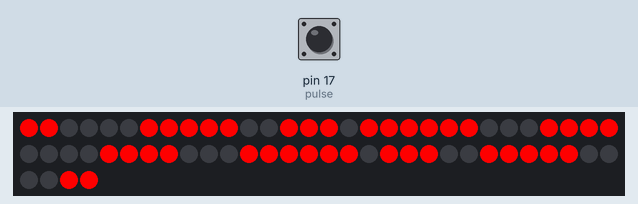
Simulated run of this program. Board: Arduino Pro Mini, built with avr-gcc and run on an emulated ATmega328P. Parts: 64 RGB LEDs in strip order, left to right, continuing on the next row. Inputs (shaded band) come from the test bench; at power-on: pin 17 (pulse) LOW. Dim RGB values are drawn brighter than linear.

Above: at 1.4 s.
1.5 s: pin 17 (pulse) pulled HIGH for 0.15 s
At 1.67 s:
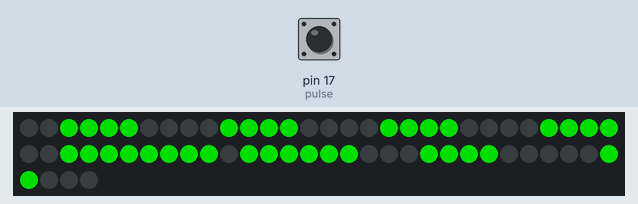
3.2 s: pin 17 (pulse) pulled HIGH for 3.2 s
Timing chart, 0 to 6.2 s (numbered marks = the images above; inputs shaded):
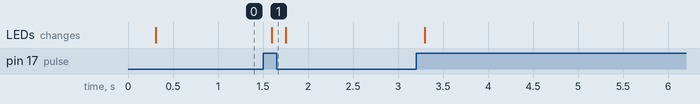

Measured:
- after the input at 1.5 s, the LEDs: change after 0.10 s (image 1)

The program:

main.cpp
```cpp
#include <Arduino.h>
#include <SPI.h>

// Adafruit_NeoMatrix example for single NeoPixel Shield.
// Scrolls ‘Howdy’ across the matrix in a portrait (vertical) orientation.
#include <Adafruit_GFX.h>
#include <Adafruit_NeoMatrix.h>
#include <Adafruit_NeoPixel.h>
#ifndef PSTR
#define PSTR // Make Arduino Due happy
#endif

#define pulse 17
#define PIN 2 // aqui definimos el pin que vamos a usar para cominicarnos con la matriz
// MATRIX DECLARATION:
// Parameter 1 = width of NeoPixel matrix
// Parameter 2 = height of matrix
// Parameter 3 = pin number (most are valid)
// Parameter 4 = matrix layout flags, add together as needed:
// NEO_MATRIX_TOP, NEO_MATRIX_BOTTOM, NEO_MATRIX_LEFT, NEO_MATRIX_RIGHT:
// Position of the FIRST LED in the matrix; pick two, e.g.
// NEO_MATRIX_TOP + NEO_MATRIX_LEFT for the top-left corner.
// NEO_MATRIX_ROWS, NEO_MATRIX_COLUMNS: LEDs are arranged in horizontal
// rows or in vertical columns, respectively; pick one or the other.
// NEO_MATRIX_PROGRESSIVE, NEO_MATRIX_ZIGZAG: all rows/columns proceed
// in the same order, or alternate lines reverse direction; pick one.
// See example below for these values in action.
// Parameter 5 = pixel type flags, add together as needed:
// NEO_KHZ800 800 KHz bitstream (most NeoPixel products w/WS2812 LEDs)
// NEO_KHZ400 400 KHz (classic ‘v1’ (not v2) FLORA pixels, WS2811 drivers)
// NEO_GRB Pixels are wired for GRB bitstream (most NeoPixel products)
// NEO_RGB Pixels are wired for RGB bitstream (v1 FLORA pixels, not v2)
// Example for NeoPixel Shield. In this application we’d like to use it
// as a 5x8 tall matrix, with the USB port positioned at the top of the
// Arduino. When held that way, the first pixel is at the top right, and
// lines are arranged in columns, progressive order. The shield uses
// 800 KHz (v2) pixels that expect GRB color data.
Adafruit_NeoMatrix matrix = Adafruit_NeoMatrix(8, 8, PIN,
                                               NEO_MATRIX_TOP + NEO_MATRIX_LEFT +
                                                   NEO_MATRIX_ROWS + NEO_MATRIX_PROGRESSIVE,
                                               NEO_GRB + NEO_KHZ800); //Aqui definimos el tipo de matriz en este caso 8x8
const uint16_t colors[] = {
    matrix.Color(255, 0, 0), matrix.Color(0, 255, 0), matrix.Color(0, 0, 255)}; // colores que se van a mostrar en la matriz

#define NUMPIXELS 64 // Popular NeoPixel ring size
Adafruit_NeoPixel pixels(NUMPIXELS, PIN, NEO_GRB + NEO_KHZ800);

int x = matrix.width();
int pass = 0;

bool drawArrow[64] = {0, 0, 1, 1, 1, 1, 0, 0,
                      0, 0, 1, 1, 1, 1, 0, 0,
                      0, 0, 1, 1, 1, 1, 0, 0,
                      0, 0, 1, 1, 1, 1, 0, 0,
                      1, 1, 1, 1, 1, 1, 1, 1,
                      0, 1, 1, 1, 1, 1, 1, 0,
                      0, 0, 1, 1, 1, 1, 0, 0,
                      0, 0, 0, 1, 1, 0, 0, 0};

bool drawX[64] = {1, 1, 0, 0, 0, 0, 1, 1,
                  1, 1, 1, 0, 0, 1, 1, 1,
                  0, 1, 1, 1, 1, 1, 1, 0,
                  0, 0, 1, 1, 1, 1, 0, 0,
                  0, 0, 1, 1, 1, 1, 0, 0,
                  0, 1, 1, 1, 1, 1, 1, 0,
                  1, 1, 1, 0, 0, 1, 1, 1,
                  1, 1, 0, 0, 0, 0, 1, 1};

void setup()
{
    pinMode(pulse, INPUT);
    /*
    matrix.begin();
    matrix.setTextWrap(false);
    matrix.setBrightness(40); //brillo de los leds
    matrix.setTextColor(colors[0]);

    for (int i = 0; i < 134; i++)
    {
        matrix.fillScreen(0);
        matrix.setCursor(x, 0);
        matrix.print(F("BotLAB")); // modificamos aqui para escribir el texto que queramos
        if (--x < -36)
        {
            x = matrix.width();
            if (++pass >= 3)
                pass = 0;
            matrix.setTextColor(colors[pass]);
        }
        matrix.show();
        delay(100);
    }*/

    pixels.begin(); // INITIALIZE NeoPixel strip object (REQUIRED)
    pixels.clear(); // Set all pixel colors to 'off'
    delay(200);
}

bool lastPulseValue = 0;
bool pulseValue;

bool lastPulseValueNot = 1;
bool pulseValueNot;

void loop()
{
    pulseValue = digitalRead(pulse);
    if (lastPulseValue == 0 && pulseValue == 1)
    {
        pixels.clear();
        for (int i = 0; i < NUMPIXELS; i++)
        {
            if (drawArrow[i] == 1)
            {
                pixels.setPixelColor(i, pixels.Color(0, 150, 0));
                pixels.show();
            }
        }
    }
    lastPulseValue = pulseValue;

    pulseValueNot = digitalRead(pulse);
    if (lastPulseValueNot == 1 && pulseValueNot == 0)
    {
        pixels.clear();
        for (int i = 0; i < NUMPIXELS; i++)
        {
            if (drawX[i] == 1)
            {
                pixels.setPixelColor(i, pixels.Color(250, 0, 0));
                pixels.show();
            }
        }
    }
    lastPulseValueNot = pulseValueNot;
}
```
